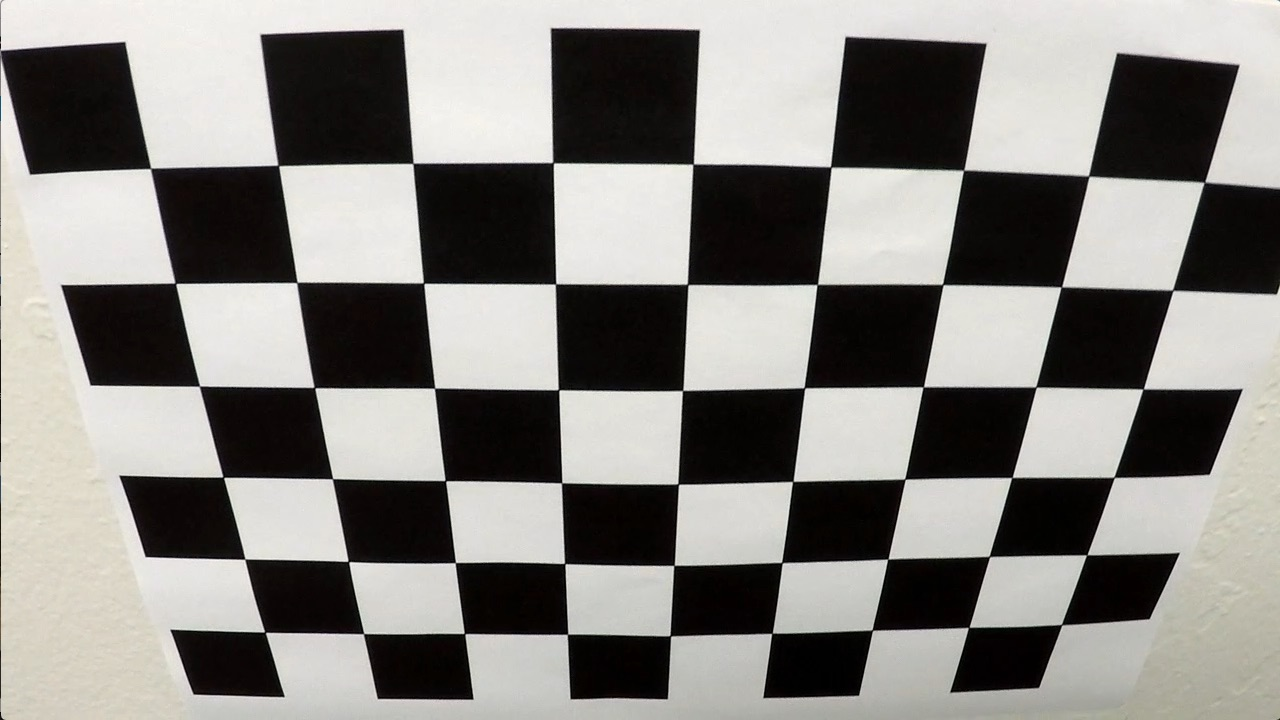
#> input picture camera_cal/calibration2.jpg, 1280 x 720 px
$ python Lane_detection_pipline.py
#> lines starting #> are read from the running program, lines starting #| are printed output that depends on the picture; after the words box and inside, x2 and y2 are one past the last pixel; in counts of white or black regions, pixels touching at a corner belong together

# coding: utf-8

# In[104]:

# IMPORT relevant modules
import matplotlib.pyplot as plt
import matplotlib.image as mpimg

import numpy as np
import cv2
import glob
import os
import logging
import math
import imageio
from moviepy.editor import VideoFileClip
from IPython.display import HTML
#imageio.plugins.ffmpeg.download()


PREV_LEFT_SLOPE = 0
PREV_RIGHT_SLOPE = 0
PREV_LEFT_POINTS = [0,0,0]
PREV_RIGHT_POINTS = [0,0,0]

def reset_vars():
    global PREV_LEFT_SLOPE
    global PREV_RIGHT_SLOPE
    global PREV_LEFT_POINTS
    global PREV_RIGHT_POINTS

    PREV_LEFT_SLOPE = 0
    PREV_RIGHT_SLOPE = 0
    PREV_LEFT_POINTS = [0,0,0]
    PREV_RIGHT_POINTS = [0,0,0]


# In[105]:

def camera_cal(folder,file,pattern_x,pattern_y,square_size):

    # pattern_x = 10
    # pattern_y = 7
    # square_size = 1

#> called with folder = 'camera_cal', file = 'calibration', pattern_x = 10, pattern_y = 7, square_size = 1
    pattern_size = (pattern_x -1, pattern_y - 1)
    pattern_points = np.zeros((np.prod(pattern_size), 3), np.float32)
    pattern_points[:, :2] = np.indices(pattern_size).T.reshape(-1, 2)
    pattern_points *= square_size

    obj_points = []
    img_points = []
    h, w = 0, 0
    img_names_undistort = []

    # create image list
    images = glob.glob('./'+folder+'/'+file+'*'+'.jpg')
    out_path = glob.glob('./'+folder+'/')
    out = False

    for fn in images:
        #print('processing %s... ' % fn, end='')
        img = cv2.imread(fn)
#> img is the input picture: shape (720, 1280, 3); mean B, G, R 128.5, 132.4, 134.4
        if img is None:
            #print("Failed to load", fn)
            continue
        h, w = img.shape[:2]
        gray = cv2.cvtColor(img,cv2.COLOR_BGR2GRAY)

        ret, corners = cv2.findChessboardCorners(gray, pattern_size)
#> ret = True; corners = 54 rows, first 8: [150.6, 168.4], [278.3, 165.4], [412.9, 163.5], [553, 162.6], [693.2, 164.2], [830.6, 166.9], [963.5, 170.4], [1088.6, 176.1]
        if ret:
            term = (cv2.TERM_CRITERIA_EPS + cv2.TERM_CRITERIA_COUNT, 30, 0.1)
            cv2.cornerSubPix(gray, corners, (5, 5), (-1, -1), term)
            img_points.append(corners)
            #.reshape(-1, 2)
            obj_points.append(pattern_points)

        if out:
            cv2.drawChessboardCorners(vis, pattern_size, corners, found)
            outfile = glog.glob(out_path+file+'_chess.png')
            cv2.imwrite(outfile, vis)
            if found:
                img_names_undistort.append(outfile)
        if not ret:
            #print('chessboard not found')
            continue

    #print('ok')

    # calculate camera distortion
    rms, camera_matrix, dist_coefs, rvecs, tvecs = cv2.calibrateCamera(obj_points, img_points, (w, h), None, None)
#> rms = 0.87; camera_matrix = [[789.5, 0, 646.7], [0, 757.7, 209.8], [0, 0, 1]]; dist_coefs = [[-0.159, 0.0709, 0.0216, 0.00271, -0.00392]]; rvecs = ([0.402, -0.0326, 0.0155],); tvecs = ([-3.67, -0.374, 5.45],)

    # [4 lines of commented-out code are left out]

    return(camera_matrix,dist_coefs)

def undistort_1(image, camera_matrix, dist_coefs):
    image = cv2.undistort(image,camera_matrix,dist_coefs)
    return(image)

# [33 lines left out: functions undistort_2, test_camer_cal, not called in this run]


# In[108]:

def warper(image, src, dst):

    # Compute and apply perpective transform
    img_size = (image.shape[1], image.shape[0])
    M = cv2.getPerspectiveTransform(src, dst)
    warped = cv2.warpPerspective(image, M, img_size, flags=cv2.INTER_NEAREST)  # keep same size as input image

    return warped


# In[109]:

# [12 lines left out: function illuminationHSV, not called in this run]

def pre_process_canny(image):
    """
    Takes in an image and uses Canny Edge Detection
    """
    # PARAMETERS
    imshape = image.shape
    kernel_size = 5
    sigma_x = 5
    sigma_y = 30
    low_canny_threshold = 25
    high_canny_threshold = low_canny_threshold * 3


    # GRAYSCALE
    gray = cv2.cvtColor(image, cv2.COLOR_BGR2GRAY)
    #gray = illuminationHSV(image)

    #equalize HIST
    #gray2 = cv2.equalizeHist(gray)

    # create a CLAHE object (Arguments are optional).
    clahe = cv2.createCLAHE(clipLimit=2.0, tileGridSize=(8,8))
    gray2 = clahe.apply(gray)

    # GAUSSIAN BLUR
    smooth = cv2.GaussianBlur(gray2, (kernel_size, kernel_size), sigma_x, sigma_y)

    # CANNY EDGES
    canny_edges = cv2.Canny(smooth, low_canny_threshold, high_canny_threshold)
    kernel = np.ones((5,5), np.uint8)
    edges = cv2.dilate(canny_edges, kernel, iterations=1)

    if len(np.nonzero(canny_edges)[0]) > 30000:
        edges = cv2.Canny(smooth, 75, 180, apertureSize=3)
    '''
    f, ((ax1, ax2)) = plt.subplots(1, 2, figsize=(12, 18))
    ax1.imshow(gray, cmap = 'Greys_r')
    ax1.set_title('grayscale', fontsize = 12)
    ax2.imshow(smooth, cmap = 'Greys_r')
    ax2.set_title('Gausian Blur', fontsize=12)
    '''

    return edges


# In[110]:

def colorfilter(frame):

    image = np.copy(frame)
    # Convert BGR to HSV
    hsv = cv2.cvtColor(frame, cv2.COLOR_BGR2HSV)
    hsl = cv2.cvtColor(frame, cv2.COLOR_RGB2HLS)


    #Threshold the HSV image to get only yellow colors
    yellow_1 = cv2.inRange(hsv, (90, 50, 50), (100, 255, 255))
    yellow_2 = cv2.inRange(hsv, (20, 100, 100), (50, 255, 255))

    #Threshold the RBG image to get only white colors
    white_1 = cv2.inRange(image, (200,200,200), (255,255,255))

    sensitivity_1 = 68
    white_2 = cv2.inRange(hsv, (0,0,255-sensitivity_1), (255,20,255))

    sensitivity_2 = 60
    white_3 = cv2.inRange(hsl, (0,255-sensitivity_2,0), (255,255,sensitivity_2))

    mask = yellow_1 | yellow_2 |white_1 |white_2 |white_3

    # Bitwise-AND mask and original image
    res = cv2.bitwise_and(frame,frame, mask= mask)

    kernel = np.ones((5,5), np.uint8)
    img = cv2.erode(res, kernel, iterations=1)

    #plt.imshow(img[:,:,0], cmap = 'Greys_r')

    return(img[:,:,0])

# In[112]:

# [42 lines left out: function roi_mask, not called in this run]


# In[113]:

# line detection

def line_detect(roi_frm, prob_hough= True):
    ret = 1
    h,w = roi_frm.shape   # height and width in pixels

    rho = 1             # distance resolution in pixels of the Hough grid
    theta = 1*np.pi/180 # angular resolution in radians of the Hough grid
    hough_threshold = 100      # minimum number of votes (intersections in Hough grid cell)
    min_line_length = 100 #minimum number of pixels making up a line
    max_line_gap = 15    # maximum gap in pixels between connectable line segments
    line_image = np.copy(roi_frm)*0 # creating a blank to draw lines on

    #print(line_image.shape)


    # Run Probabilistic Hough Transform to extract line segments from Binary image.
    lines = cv2.HoughLinesP(roi_frm,rho,theta,hough_threshold,min_line_length,max_line_gap)

    print('%d lines detect ...' % lines.shape[0],end='')

    y_max = h-20
    y_min = 0

    global PREV_LEFT_SLOPE, PREV_RIGHT_SLOPE, PREV_LEFT_POINTS, PREV_RIGHT_POINTS

    # DECLARE VARIABLES
    prev_weight = 0.9

    r_XY_arr = []
    r_Y_arr = []
    r_X_arr = []
    r_Slope_arr = []

    l_XY_arr = []
    l_Y_arr = []
    l_X_arr = []
    l_Slope_arr = []


    print(' processing ...',end='')
    # Loop for every single line detected by Hough Transform

    for line in lines:
        for x1,y1,x2,y2 in line:
            dx = x2 - x1
            dy = y2 - y1
            slope, yint = np.polyfit((x1, x2), (y1, y2), 1)
            theta = np.abs(np.arctan2((y2-y1), (x2-x1)))
            angle = theta * (180/np.pi)
            #angle = np.arctan2(np.array(y2-y1,dtype=np.float32),np.array(x2-x1,dtype=np.float32)) * (180/np.pi)
            if abs(angle)>20:         #for removing horizontal lines
                #print (x1,y1,x2,y2,angle)
                #cv2.line(line_image,(x1,y1),(x2,y2),(0,255,0),2)
                # Right lane marking -> positive slope and in right half of the frame
                if x1 > 0.4*w and x2 > 0.4*w and angle > 80:
                    print('right',x1,y1,x2,y2,angle)
                    r_Y_arr.extend([y1,y2])
                    r_X_arr.extend([x1,x2])
                    #r_XY_arr = np.append(r_XY_arr,[[x1,x2],[y1,y2]],1)
                    r_Slope_arr.append(slope)
                    cv2.line(line_image,(x1,y1),(x2,y2),(0,0,255),10)
                # left lane marking -> negative slope and in left half of the frame
                elif x1 < 0.6*w and x2 < 0.6*w and angle > 80:
                    print('left',x1,y1,x2,y2,angle)
                    l_Y_arr.extend([y1,y2])
                    l_X_arr.extend([x1,x2])
                    #l_XY_arr = np.append(l_XY_arr,[[x1,x2],[y1,y2]],1)
                    l_Slope_arr.append(slope)
                    cv2.line(line_image,(x1,y1),(x2,y2),(0,0,255),10)

    r_XY_arr = np.array((r_X_arr, r_Y_arr))
    l_XY_arr = np.array((l_X_arr, l_Y_arr))
    data_lanes = np.array((l_Slope_arr,r_Slope_arr,l_XY_arr,r_XY_arr))

    # DRAW RIGHT LANE LINE
    if r_Y_arr:
        r_ind = r_Y_arr.index(min(r_Y_arr))
        r_x1 = r_X_arr[r_ind]
        r_y1 = r_Y_arr[r_ind]
        r_slope = np.median(r_Slope_arr)
        print('R_slope=',r_slope)

        r_x_min = np.min(r_X_arr)
        r_x_max = np.max(r_X_arr)
        r_y_min = np.min(r_Y_arr)
        r_y_max = np.max(r_Y_arr)

        #cv2.rectangle(line_image, (r_y_min,r_x_min-10), (r_y_max,r_x_max+10), [255,255,255], 10)

        #UPDATE SLOPE
        if PREV_RIGHT_SLOPE !=0:
            r_slope = r_slope + (PREV_RIGHT_SLOPE - r_slope) * prev_weight

        if r_slope < 0.15:
            r_x2 = r_x1;
        else:
            r_x2 = int(r_x1 + (y_max - r_y1) / r_slope)

        print('r_x2=',r_x2)

        # UPDATE REST OF THE COORDINATES
        if PREV_RIGHT_SLOPE !=0:
            r_x1 = int(r_x1 + (PREV_RIGHT_POINTS[0] - r_x1) * prev_weight)
            r_y1 = int(r_y1 + (PREV_RIGHT_POINTS[1] - r_y1) * prev_weight)
            r_x2 = int(r_x2 + (PREV_RIGHT_POINTS[2] - r_x2) * prev_weight)

        PREV_RIGHT_SLOPE = r_slope
        PREV_RIGHT_POINTS = [r_x1, r_y1, r_x2]
        print('Right',r_x1, r_y1, r_x2, y_max,r_slope)
        cv2.line(line_image, (r_x1, r_y1), (r_x2, y_max), (255,0,0), 15)
    else:
        print('No Right Lane!!!')
        ret = 0


    # DRAW LEFT LANE LINE
    if l_Y_arr:
        l_ind = l_Y_arr.index(min(l_Y_arr))
        #l_ind = l_X_arr.index(max(l_X_arr))
        l_x1 = l_X_arr[l_ind]
        l_y1 = l_Y_arr[l_ind]
        #l_slope = np.median(l_Slope_arr)
        l_slope = np.average(l_Slope_arr)
        print('l_slope=',l_slope)
        if PREV_LEFT_SLOPE !=0:
            l_slope = l_slope + (PREV_LEFT_SLOPE - l_slope) * prev_weight

        if l_slope < 0.15:
            l_x2 = l_x1
        else:
            l_x2 = int(l_x1 + (y_max - l_y1) / l_slope)

        print('l_x2=',l_x2)

        if PREV_LEFT_SLOPE !=0:
            l_x1 = int(l_x1 + (PREV_LEFT_POINTS[0] - l_x1) * prev_weight)
            l_y1 = int(l_y1 + (PREV_LEFT_POINTS[1] - l_y1) * prev_weight)
            l_x2 = int(l_x2 + (PREV_LEFT_POINTS[2] - l_x2) * prev_weight)

        PREV_LEFT_SLOPE = l_slope
        PREV_LEFT_POINTS = [l_x1, l_y1, l_x2]
        print('Left' ,l_x1, l_y1, l_x2, y_max,l_slope)
        cv2.line(line_image, (l_x1, l_y1), (l_x2, y_max), (255,0,0), 15)
    else:
        print('No Left Lane !!!')
        ret = 0

    return(ret,line_image,data_lanes)


# In[114]:
# In[115]:
# In[116]:
# In[137]:

# PIPELINE
def pipeline(image,camera_matrix, dist_coefs,test_im = True):
    print('Pipeline initiated ...')
    if test_im:
        reset_vars()


    frame = np.copy(image)
    img_size = frame.shape

    corrected_img = undistort_1(frame, camera_matrix, dist_coefs)
    print('Distortion corrected')

    #src =  np.float32([[260,680],[1045,680],[540,490],[750,490]])
    #dst = np.float32([[300,700],[1100,700],[300,50],[1100,50]])

    src =  np.float32([[0.203125*img_size[1],0.94444442*img_size[0]],
                       [0.81640625*img_size[1],0.94444442*img_size[0]],
                       [0.421875*img_size[1],0.68055558*img_size[0]],
                       [0.5859375*img_size[1],0.68055558*img_size[0]]])


    dst =  np.float32([[0.234375*img_size[1],0.97222221*img_size[0]],
                       [0.859375*img_size[1],0.97222221*img_size[0]],
                       [0.234375*img_size[1],0.06944445*img_size[0]],
                       [0.859375*img_size[1],0.06944445*img_size[0]]])


    top_view = warper(corrected_img,src,dst)
    canny_edges = pre_process_canny(top_view)
    print('Canny edges',canny_edges.shape)
    lane_pixels = colorfilter(top_view)
    print('Thresholding edges',lane_pixels.shape)

# [10 lines of commented-out code are left out]

    ret_1,line_image_1, data_lanes_1 = line_detect(canny_edges,True)
    print('Canny Hough lines found',ret_1)

    ret_2,line_image_2, data_lanes_2 = line_detect(lane_pixels,True)
    print('Color Hough lines found',ret_2)

    # Draw the lines on the edge image
    if (ret_1 == 1 and ret_2 == 1):
        combo = cv2.addWeighted(line_image_1, 0.9, top_view, 1, 0)
        combo = cv2.addWeighted(line_image_2, 0.9, combo, 1, 0)
        dist_view_1 = warper(line_image_1,dst,src)
        dist_view_2 = warper(line_image_2,dst,src)
        combo_2 = cv2.addWeighted(dist_view_1, 0.9, corrected_img, 1, 0)
        combo_2 = cv2.addWeighted(dist_view_2, 0.9, combo_2, 1, 0)

    elif ret_1 == 0:
        combo = cv2.addWeighted(line_image_2, 0.9, top_view, 1, 0)
        dist_view_2 = warper(line_image_2,dst,src)
        combo_2 = cv2.addWeighted(dist_view_2, 0.9, corrected_img, 1, 0)

    elif ret_2 == 0:
        combo = cv2.addWeighted(line_image_1, 0.9, top_view, 1, 0)
        dist_view_1 = warper(line_image_1,dst,src)
        combo_2 = cv2.addWeighted(dist_view_1, 0.9, corrected_img, 1, 0)
    else:
        combo = top_view
        combo_2 = corrected_img


    # Draw the lines on the edge image


    print('... Pipeline complete!')

    # plt.imshow(roi_frm,cmap='Greys_r')

    f, ((ax1, ax2, ax3, ax4, ax5, ax6)) = plt.subplots(6, 1, figsize=(12, 18))
    ax1.imshow(frame)
    ax1.set_title('original image', fontsize = 12)
    ax2.imshow(top_view)
    ax2.set_title('IPM', fontsize=12)
    ax3.imshow(canny_edges, cmap = 'Greys_r')
    ax3.set_title('Canny Edges', fontsize=12)
    ax4.imshow(lane_pixels, cmap = 'Greys_r')
    ax4.set_title('Color Edges', fontsize=12)
    ax5.imshow(combo)
    ax5.set_title('Hough line', fontsize=12)
    ax6.imshow(combo_2)
    ax6.set_title('Hough line unwarped', fontsize=12)

    return(combo_2)


# In[138]:

# PARAMETERS
'''
#path = glob.glob('./'+'test_images'+'/'+'test6.jpg')

'''
cal_images_path = 'camera_cal'
test_images_path = glob.glob('test_images/test*.jpg')
test_videos_path = glob.glob('./test_videos/*.mp4')
output_image_path = 'output_images/'
output_video_path = 'output_videos/'
'''
camera_matrix, dist_coefs = camera_cal('camera_cal','calibration',10,7,1)

orig_img = mpimg.imread(path)
plt.imshow(orig_img)
#printing out some stats and plotting
img_size = orig_img.shape
print('This image is:', type(orig_img), 'with dimesions:', img_size)

'''


# In[139]:
'''
output = pipeline(orig_img,camera_matrix, dist_coefs,test_im = True)
cv2.imshow('output',output)

'''
# In[124]:

# Test Images
# [94 lines left out: functions test_images, printProgressBar, test_videos, not called in this run]

#video_file = test_videos_path[2]
#test_videos(video_file)
# In[ ]:

test_img_path = '/Users/enterprise/Dev/Git/Lane-Detection/test_images/test3.jpg'
camera_matrix, dist_coefs = camera_cal('camera_cal','calibration',10,7,1)
#> camera_matrix = [[789.5, 0, 646.7], [0, 757.7, 209.8], [0, 0, 1]]; dist_coefs = [[-0.159, 0.0709, 0.0216, 0.00271, -0.00392]]

img = mpimg.imread(test_img_path)
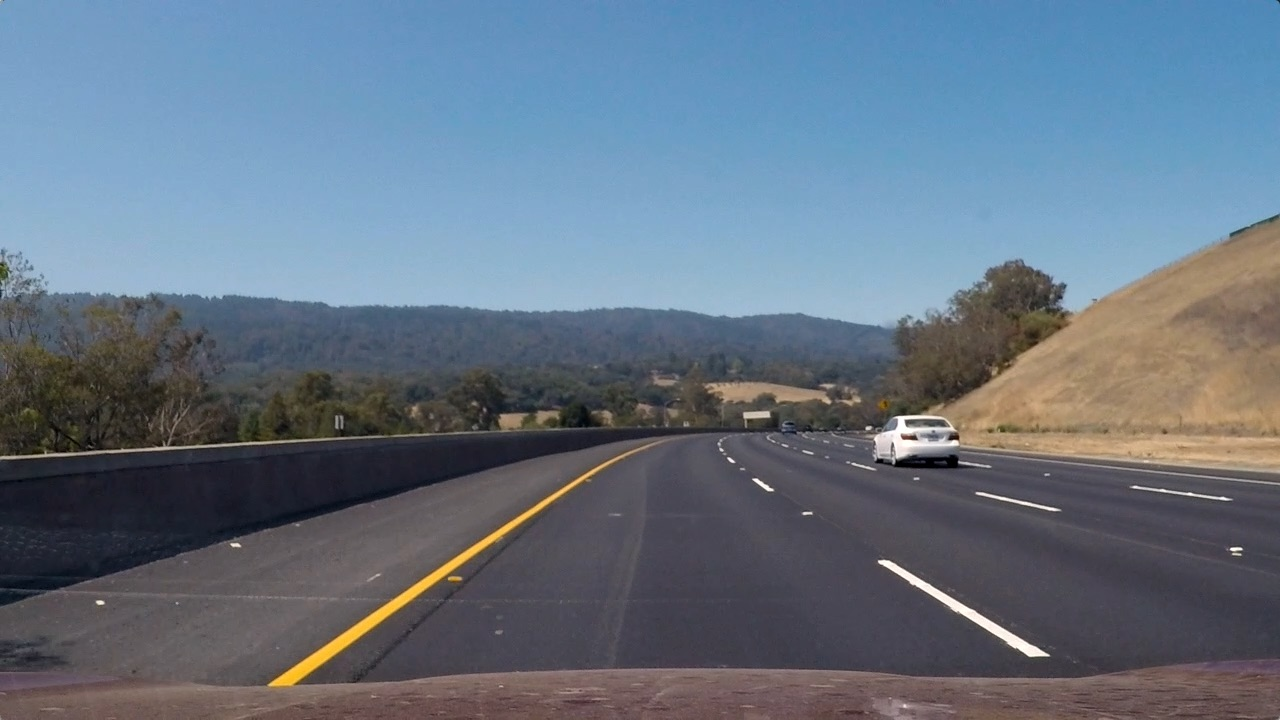
#> input picture test_images/test3.jpg, 1280 x 720 px, found by its file name
#> img is the input picture: shape (720, 1280, 3); mean R, G, B 101.1, 115.3, 130.7
if img is None:
    print("Failed to load", fn)

result = pipeline(img,camera_matrix, dist_coefs,test_im = True)
#> in pre_process_canny, `gray2 = clahe.apply(gray)`:
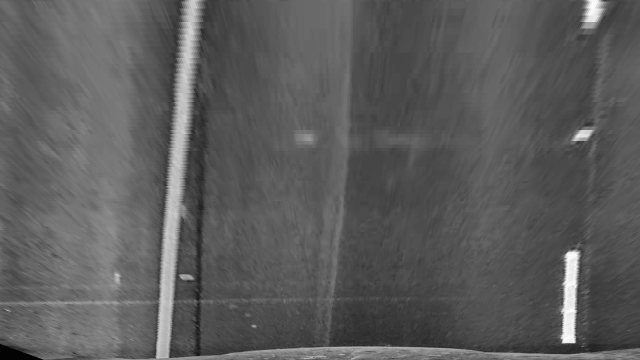
#> gray2: shape (720, 1280) (shown at 1/2 size); min 3, max 253, mean 91.8
#> in pre_process_canny, `canny_edges = cv2.Canny(smooth, low_canny_threshold, high_canny_thresh..`:
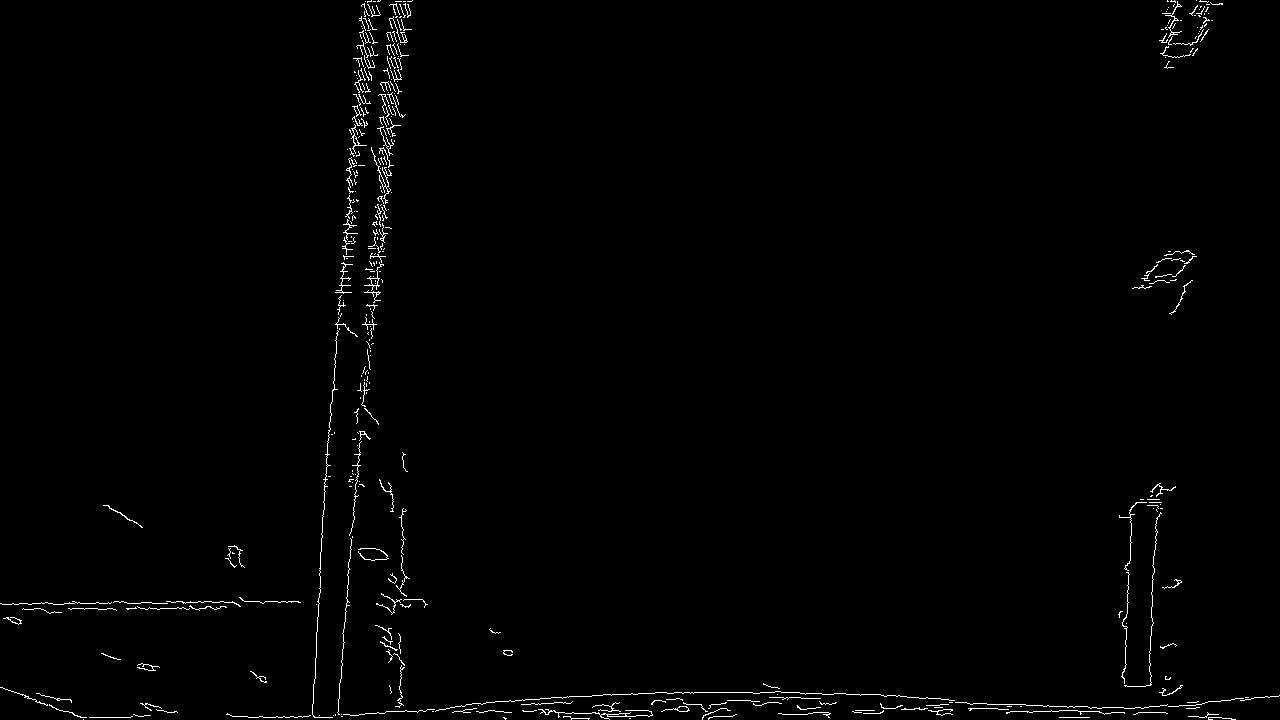
#> canny_edges: shape (720, 1280); 1% white in thin lines or dots
#| Canny edges (720, 1280)
#> in colorfilter, `mask = yellow_1 | yellow_2 |white_1 |white_2 |white_3`:
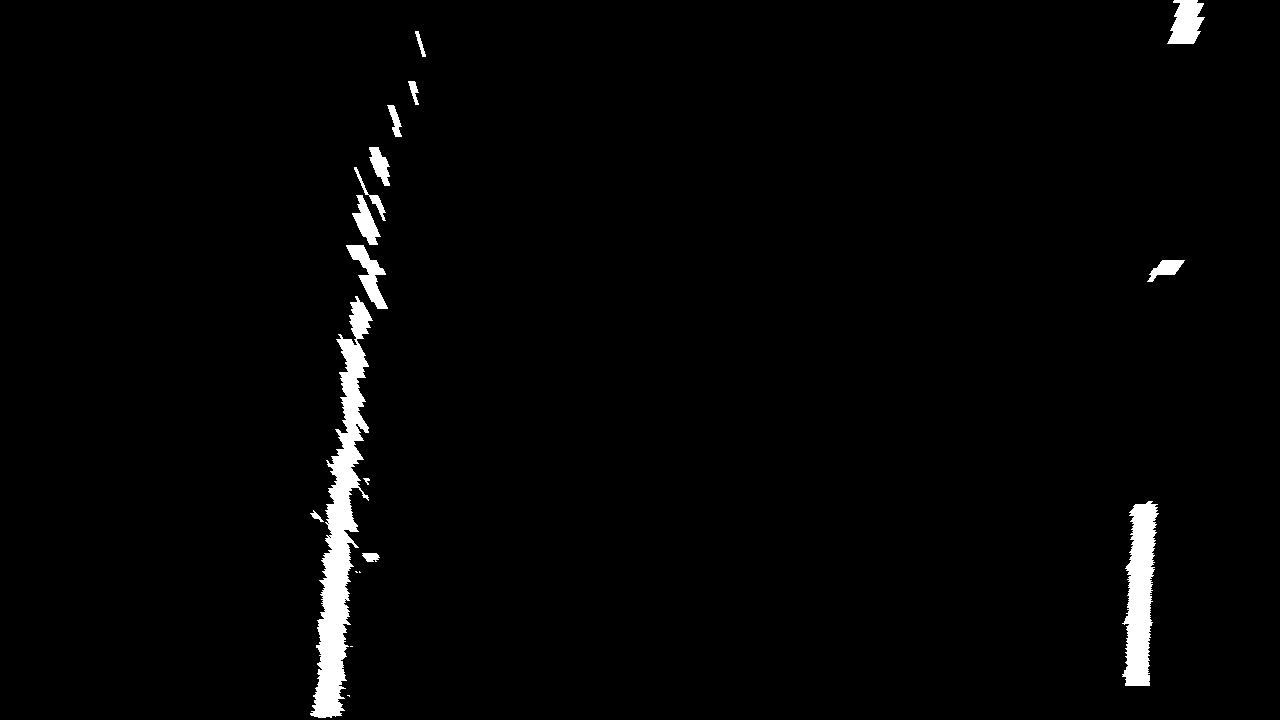
#> mask: shape (720, 1280); 2% white; 18 white regions (4 under 20 px), largest, box (x1, y1, x2, y2) and area: (310, 296, 373, 718) 9496, (1122, 501, 1159, 686) 4317, (1167, 0, 1205, 44) 1146
#| Thresholding edges (720, 1280)
#> in line_detect, `lines = cv2.HoughLinesP(roi_frm,rho,theta,hough_threshold,min_line_len..`: lines = 442 rows, first 6: [659, 711, 691, 711], [335, 717, 360, 429], [318, 577, 368, 0], [1229, 697, 1279, 696], [797, 710, 830, 710], [336, 715, 387, 714]
#> (printed output is left out)
#> the loop in line_detect, `for line in lines:` made 442 passes
#> (printed output is left out)
#> after the loop in line_detect, `for line in lines:`: l_Slope_arr = 156 values, max 21 at index 149, min -78 at index 51, mean -6.08; l_X_arr = 312 values, max 409 at index 113, min 310 at index 116, mean 369.3; l_Y_arr = 312 values, max 717 at index 0, min 0 at index 3, mean 327.2; r_Slope_arr = 63 values, max 34 at index 37, min -56 at index 9, mean -13.14; r_X_arr = 126 values, max 1209 at index 87, min 1123 at index 4, mean 1164.7; r_Y_arr = 126 values, max 686 at index 6, min 0 at index 33, mean 307.1
#> (the run stopped early here; a loop or call above may not have finished)
